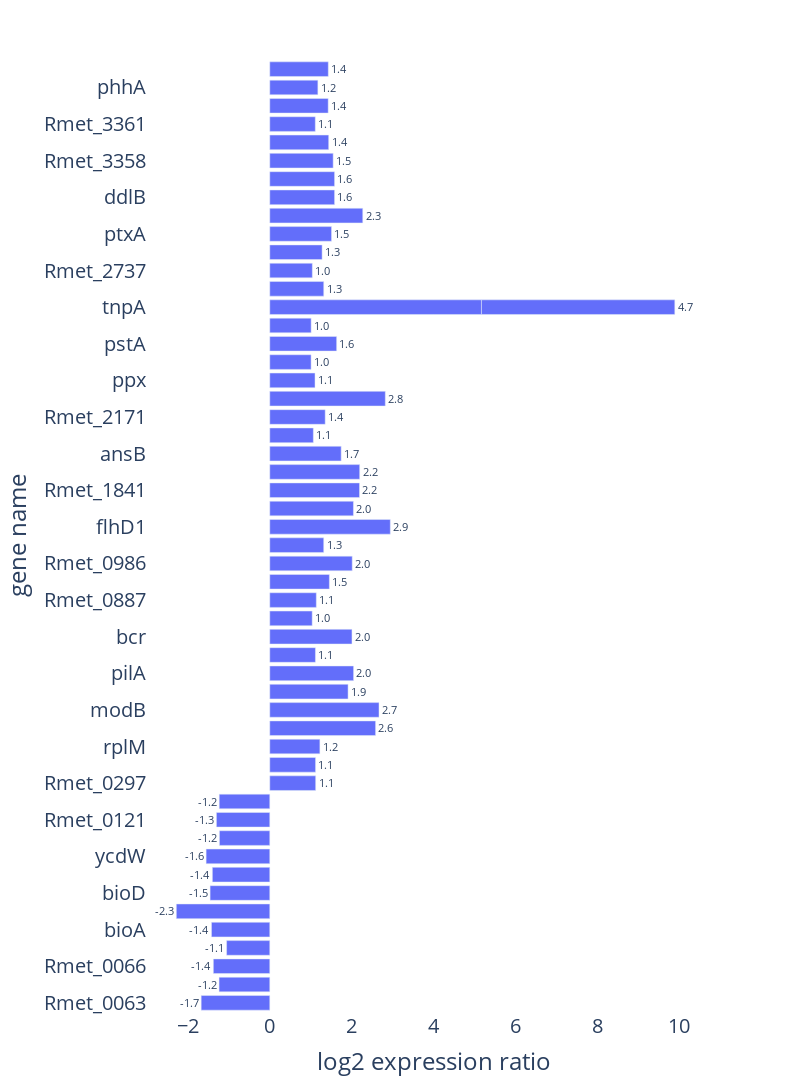

Write notebook code for a chart like this one.
### Code cell
dff_plot = dff[['rmet_code','gene_name', 'log_ratio']]
px.bar(dff_plot.iloc[0:54], 
       x='log_ratio',
       y='gene_name', 
       text='log_ratio', 
       #orientation='h'
      ).update_layout(
    autosize=False,
    width=800,
    height=2400,
        ).update_traces(texttemplate='%{text:.2s}', textposition='outside'
               ).update_layout(uniformtext_minsize=8, uniformtext_mode='hide'
                              ).update_layout({
                                                'plot_bgcolor': 'rgba(0, 0, 0, 0)',
                                                'paper_bgcolor': 'rgba(0, 0, 0, 0)',
                                                }).update_layout(xaxis_range=[-3,11]).update_layout(
    xaxis_title="log2 expression ratio",
    yaxis_title="gene name",
    #legend_title="Legend Title",
    font=dict(
    #    family="Courier New, monospace",
        size=20,
      #  color="RebeccaPurple"
    )
)

### Figure 1 — Plotly figure (JSON) as saved in the notebook; plotly's stock layout.template omitted (floating-point values rounded to 4 significant figures)
{"data": [{"alignmentgroup": "True", "hovertemplate": "log_ratio=%{text}<br>gene_name=%{y}<extra></extra>", "legendgroup": "", "marker": {"color": "#636efa"}, "name": "", "offsetgroup": "", "orientation": "h", "showlegend": false, "text": [-1.677, -1.239, -1.379, -1.056, -1.424, -2.284, -1.458, -1.403, -1.556, -1.231, -1.304, -1.236, 1.121, 1.119, 1.224, 2.585, 2.668, 1.913, 2.048, 1.116, 2.008, 1.036, 1.137, 1.456, 2.014, 1.318, 2.945, 2.044, 2.192, 2.197, 1.744, 1.064, 1.354, 2.823, 1.105, 1.009, 1.634, 1.011, 5.172, 4.724, 1.318, 1.039, 1.278, 1.509, 2.093, 2.272, 1.583, 1.583, 1.549, 1.439, 1.112, 1.427, 1.175, 1.43], "textposition": "outside", "texttemplate": "%{text:.2s}", "type": "bar", "x": [-1.677, -1.239, -1.379, -1.056, -1.424, -2.284, -1.458, -1.403, -1.556, -1.231, -1.304, -1.236, 1.121, 1.119, 1.224, 2.585, 2.668, 1.913, 2.048, 1.116, 2.008, 1.036, 1.137, 1.456, 2.014, 1.318, 2.945, 2.044, 2.192, 2.197, 1.744, 1.064, 1.354, 2.823, 1.105, 1.009, 1.634, 1.011, 5.172, 4.724, 1.318, 1.039, 1.278, 1.509, 2.093, 2.272, 1.583, 1.583, 1.549, 1.439, 1.112, 1.427, 1.175, 1.43], "xaxis": "x", "y": ["Rmet_0063", "Rmet_0065", "Rmet_0066", "pcp1", "bioA", "bioF", "bioD", "bioB", "ycdW", "Rmet_0120", "Rmet_0121", "Rmet_0122", "Rmet_0297", "Rmet_0310", "rplM", "tnpB", "modB", "Rmet_0599", "pilA", "phnC", "bcr", "Rmet_0865", "Rmet_0887", "Rmet_0942", "Rmet_0986", "boxA", "flhD1", "Rmet_1767", "Rmet_1841", "phaY", "ansB", "Rmet_2072", "Rmet_2171", "Int", "ppx", "pstB", "pstA", "pstS", "tnpA", "tnpA", "bug", "Rmet_2737", "Rmet_2932", "ptxA", null, "Rmet_3036", "ddlB", "rpsS", "Rmet_3358", "Rmet_3359", "Rmet_3361", "Rmet_3378", "phhA", "phhB"], "yaxis": "y"}], "layout": {"autosize": false, "barmode": "relative", "font": {"size": 20}, "height": 2400, "legend": {"tracegroupgap": 0}, "margin": {"t": 60}, "paper_bgcolor": "rgba(0, 0, 0, 0)", "plot_bgcolor": "rgba(0, 0, 0, 0)", "uniformtext": {"minsize": 8, "mode": "hide"}, "width": 800, "xaxis": {"anchor": "y", "domain": [0, 1], "range": [-3, 11], "title": {"text": "log2 expression ratio"}}, "yaxis": {"anchor": "x", "domain": [0, 1], "title": {"text": "gene name"}}}}
